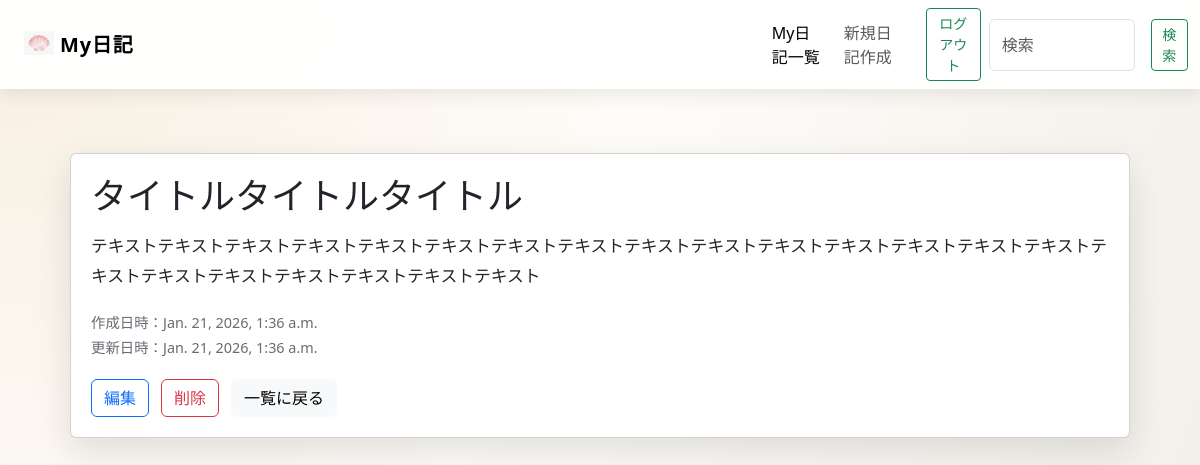
Screenshot of /diary/2/ (signed in) with the database file from the repository.
### diary/models.py (models this page shows, shortened)
class Diary(models.Model):
    user = models.ForeignKey(settings.AUTH_USER_MODEL, on_delete=models.CASCADE, related_name='diaries')
    title = models.CharField(max_length=200)
    content = models.TextField()
    created_at = models.DateTimeField(auto_now_add=True)
    updated_at = models.DateTimeField(auto_now=True)
    is_public = models.BooleanField(default=False)
    class Meta:
        verbose_name = '日記のデータ'

### diary/views.py (the view)
# urls.py: path('diary/<int:pk>/', views.DiaryDetailView.as_view(), name='diary-detail'),
class DiaryDetailView(DetailView):
    template_name = 'diary/diary_detail.html'
    model = Diary
    def get_queryset(self):
        if self.request.user.is_authenticated:
            return Diary.objects.filter(Q(is_public=True) | Q(user=self.request.user))
        return Diary.objects.filter(is_public=True)

### diary/templates/diary/diary_detail.html (shortened to what this page needs)
{% extends 'base.html' %}
{% block content %}
    <section class="page-section">
        <article class="card diary-detail-card">
            <h1 class="detail-title">{{ diary.title }}</h1>
            <p class="detail-content">{{ diary.content }}</p>
            <div class="card-meta">
                <span>作成日時：{{ diary.created_at }}</span>
                <span>更新日時：{{ diary.updated_at }}</span>
            </div>
            <div class="action-row">
                <a href="{% url 'diary-update' diary.pk %}" class="btn btn-outline-primary">編集</a>
                <a href="{% url 'diary-delete' diary.pk %}" class="btn btn-outline-danger">削除</a>
                <a href="{% url 'diary-list' %}" class="btn btn-light">一覧に戻る</a>
            </div>
        </article>
    </section>
{% endblock %}

### static/css/base.css (style rules this page uses)
* { margin: 0; padding: 0; box-sizing: border-box; }
:root { --ink: #1f1f24; --muted: #6a6a74; --accent: #2f6f6a; --accent-strong: #1f5a55; --accent-warm: #d0a353; --paper: #fbf7f0; --card: #ffffff; --line: #e4ddcf; --shadow: 0 14px 36px rgba(27, 27, 35, 0.12); --radius: 16px; }
body { font-family: "Klee One", "Shippori Mincho", "Hiragino Mincho ProN", "Yu Mincho", serif; color: var(--ink); background: radial-gradient(circle at top left, #f8efe1, #fefcf9 45%, #f1ede7); min-height: 100vh; }
a { color: inherit; text-decoration: none; }
.page-section { margin-top: 24px; }
.card { background: var(--card); border-radius: var(--radius); padding: 20px; box-shadow: var(--shadow); border: 1px solid var(--line); }
.card-meta { color: var(--muted); font-size: 0.9rem; display: flex; flex-direction: column; gap: 4px; }
.detail-title { font-size: clamp(2rem, 3vw, 2.6rem); margin-bottom: 14px; }
.detail-content { font-size: 1.05rem; line-height: 1.8; margin-bottom: 20px; }
.action-row { display: flex; flex-wrap: wrap; gap: 12px; margin-top: 20px; }
.btn-outline-primary { border-color: var(--accent); color: var(--accent); }
.btn-light { border: 1px solid var(--line); }

### rows the page displays
Diary: title "タイトルタイトルタイトル", content "テキストテキストテキストテキストテキストテキストテキストテキストテキストテキストテキストテキストテキストテキストテキストテキストテキストテキストテキストテキストテキストテキスト", created_at "Jan. 21, 2026, 1:36 a.m.", updated_at "Jan. 21, 2026, 1:36 a.m."
